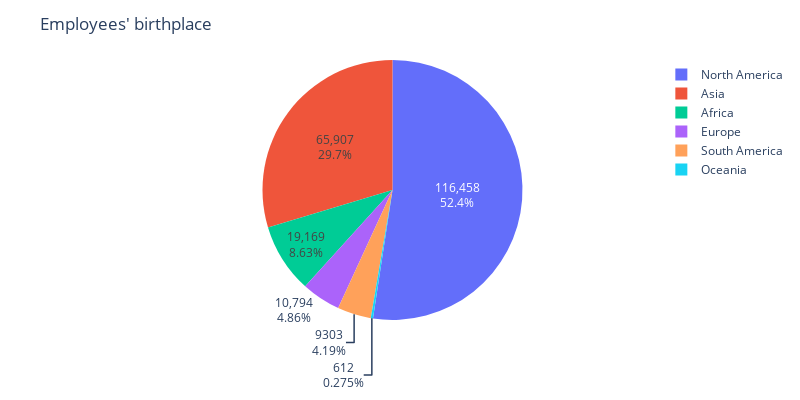

Write notebook code for a chart like this one.
### Code cell
import plotly.express as px
fig = px.pie(emp_loc, values='Frequency', names='Location',
            width=800, height=400)

fig.update_layout(
    title_text="Employees' birthplace",)
fig.update_traces(textinfo='percent+value')
fig.write_image("../images/employee_profile/employee_birthplace.png", format='png',engine='kaleido')
fig.show()

### Figure 1 — Plotly figure (JSON) as saved in the notebook; plotly's stock layout.template omitted (floating-point values rounded to 4 significant figures)
{"data": [{"domain": {"x": [0, 1], "y": [0, 1]}, "hovertemplate": "Location=%{label}<br>Frequency=%{value}<extra></extra>", "labels": ["North America", "Asia", "Africa", "Europe", "South America", "Oceania"], "legendgroup": "", "name": "", "showlegend": true, "textinfo": "percent+value", "type": "pie", "values": [116458, 65907, 19169, 10794, 9303, 612]}], "layout": {"height": 400, "legend": {"tracegroupgap": 0}, "margin": {"t": 60}, "title": {"text": "Employees' birthplace"}, "width": 800}}
